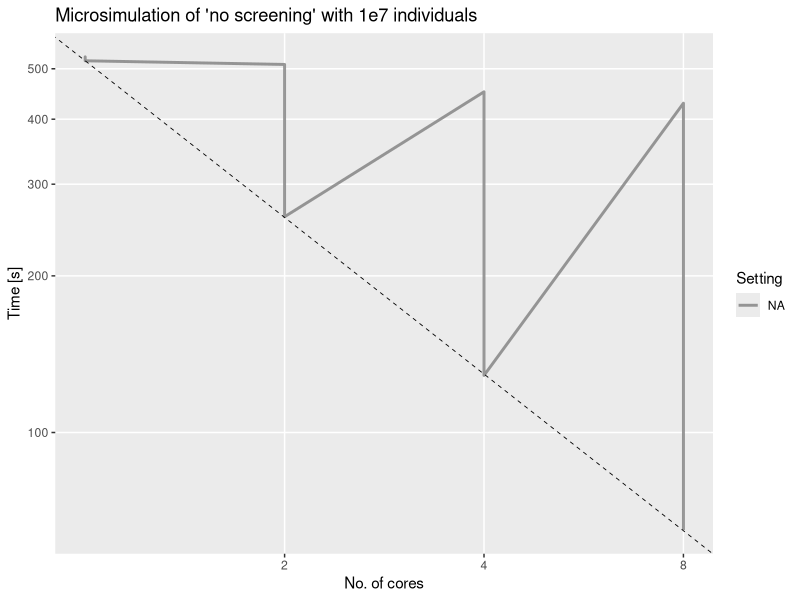
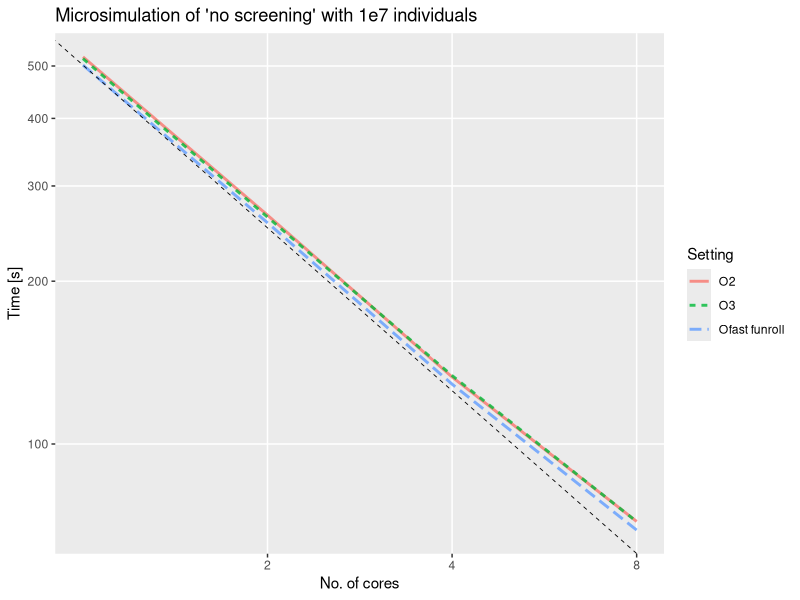
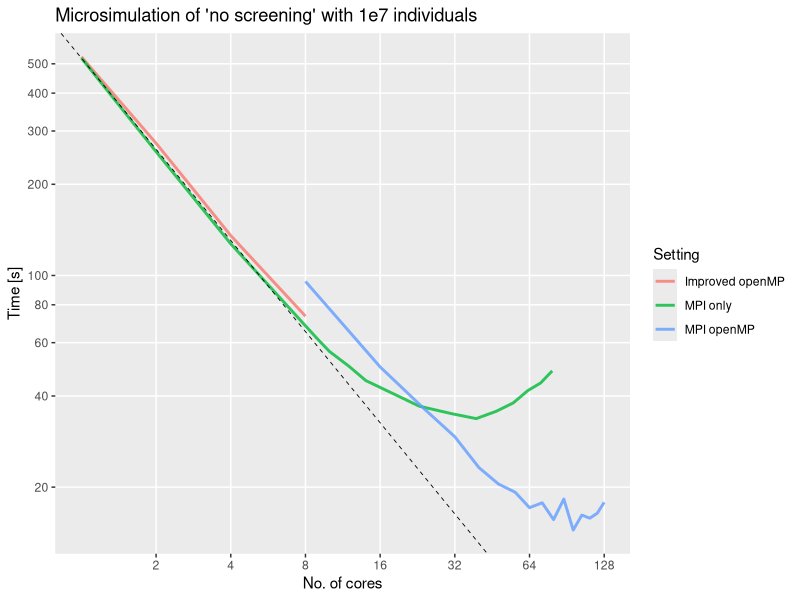
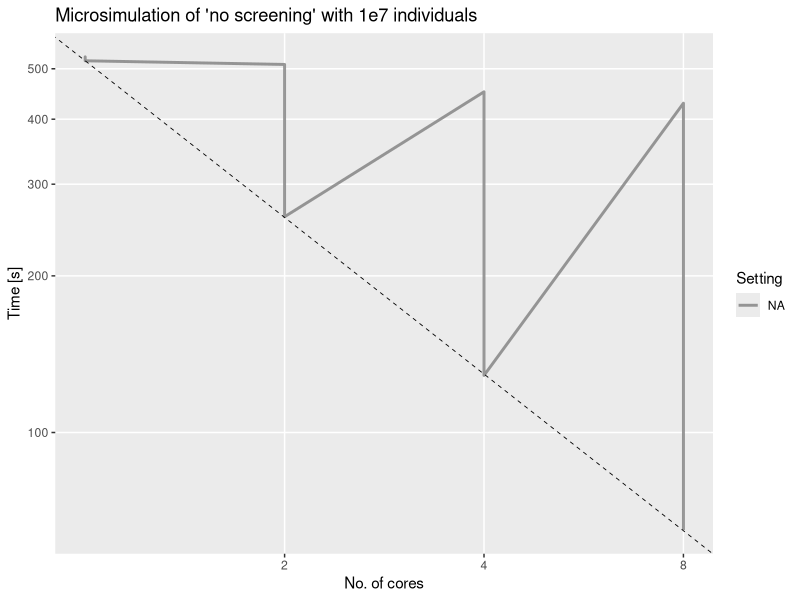
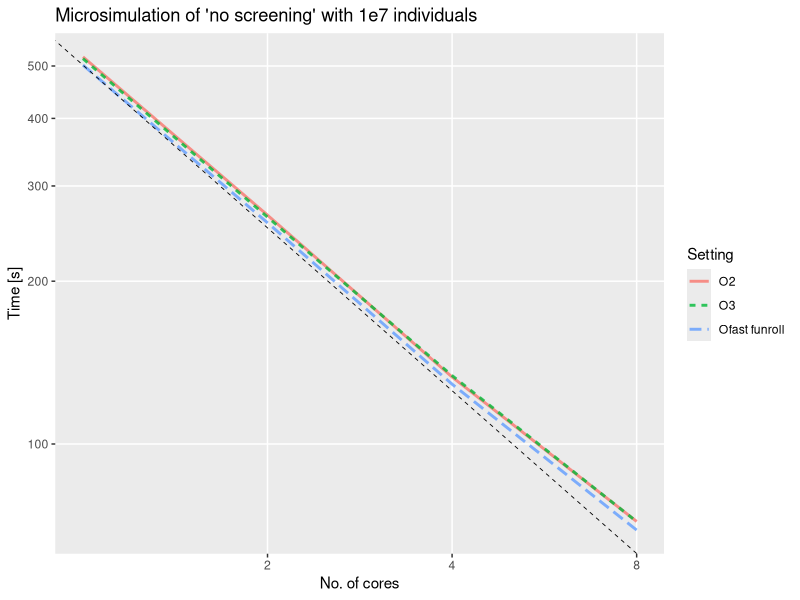
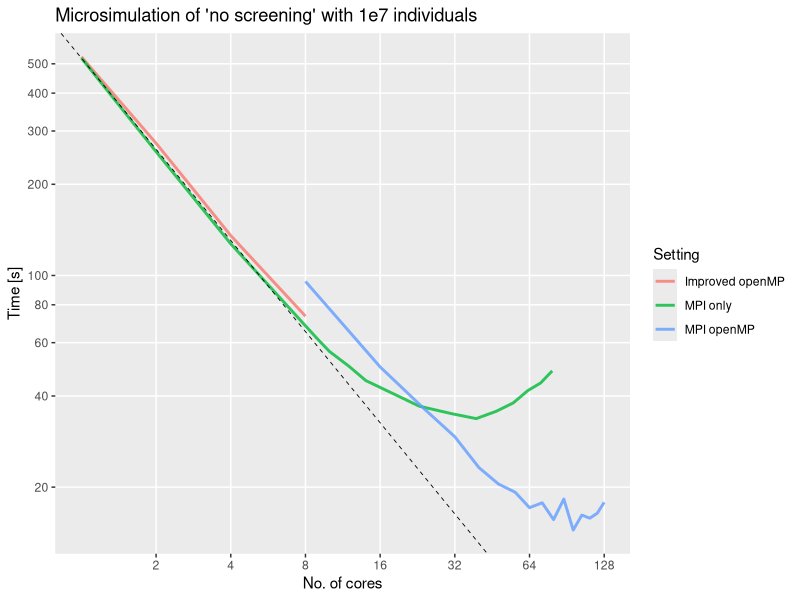

Source code (R) for these figures, in order:
require(ggplot2)
df <- read.csv("./implementationProfiling.csv", header=T)
df$Setting <- factor(df$Setting, levels(df$Setting)[c(3,2,1)])
refTime <- min(df$time[df$cores==1])
ggplot(data = df, aes(x = cores, y = time)) +
    geom_line(alpha=0.8, size=1, aes(group = Setting, colour = Setting)) +
    xlab("No. of cores") + ylab("Time [s]") +
    ggtitle("Microsimulation of 'no screening' with 1e7 individuals") +
    scale_x_log10(breaks = 2^seq(1,3,1), minor_breaks = NULL) +
    scale_y_log10(breaks = seq(100,500,100), minor_breaks = NULL) +
    geom_abline(intercept = log10(refTime), slope = -1, size = 0.3, linetype = "dashed")
ggsave("../doc/report/images/implementationProfiling.pdf")


df <- read.csv("./flagsProfiling.csv", header=T)
refTime <- min(df$time[df$cores==1])
ggplot(data = df, aes(x = cores, y = time)) +
    geom_line(alpha=0.8, size=1, aes(group = Setting, colour = Setting, linetype=Setting)) +
    xlab("No. of cores") + ylab("Time [s]") +
    ggtitle("Microsimulation of 'no screening' with 1e7 individuals") +
    scale_x_log10(breaks = 2^seq(1,3,1), minor_breaks = NULL) +
    scale_y_log10(breaks = seq(100,500,100), minor_breaks = NULL) +
    geom_abline(intercept = log10(refTime), slope = -1, size = 0.3, linetype = "dashed")
    ggsave("../doc/report/images/flagsProfiling.pdf")


df <- read.csv("./multinode.csv", header=T)
refTime <- min(df$time[df$cores==1])
levels(df$Setting) <- c("openMP",  "MPI", "MPI + openMP")
ggplot(data = df, aes(x = cores, y = time)) +
    geom_line(alpha=0.8, size=1, aes(group = Setting, colour = Setting)) +
    xlab("No. of cores") + ylab("Time [s]") +
    ggtitle("Microsimulation of 'no screening' with 1e7 individuals") + 
    scale_x_log10(breaks = 2^seq(1,7,1), minor_breaks = NULL) +
    scale_y_log10(breaks = c(seq(20,80,20), seq(100,500,100)), minor_breaks = NULL) +
    geom_abline(intercept = log10(refTime), slope = -1, size = 0.3, linetype = "dashed")
ggsave("../doc/report/images/multiNodeProfiling.pdf")
